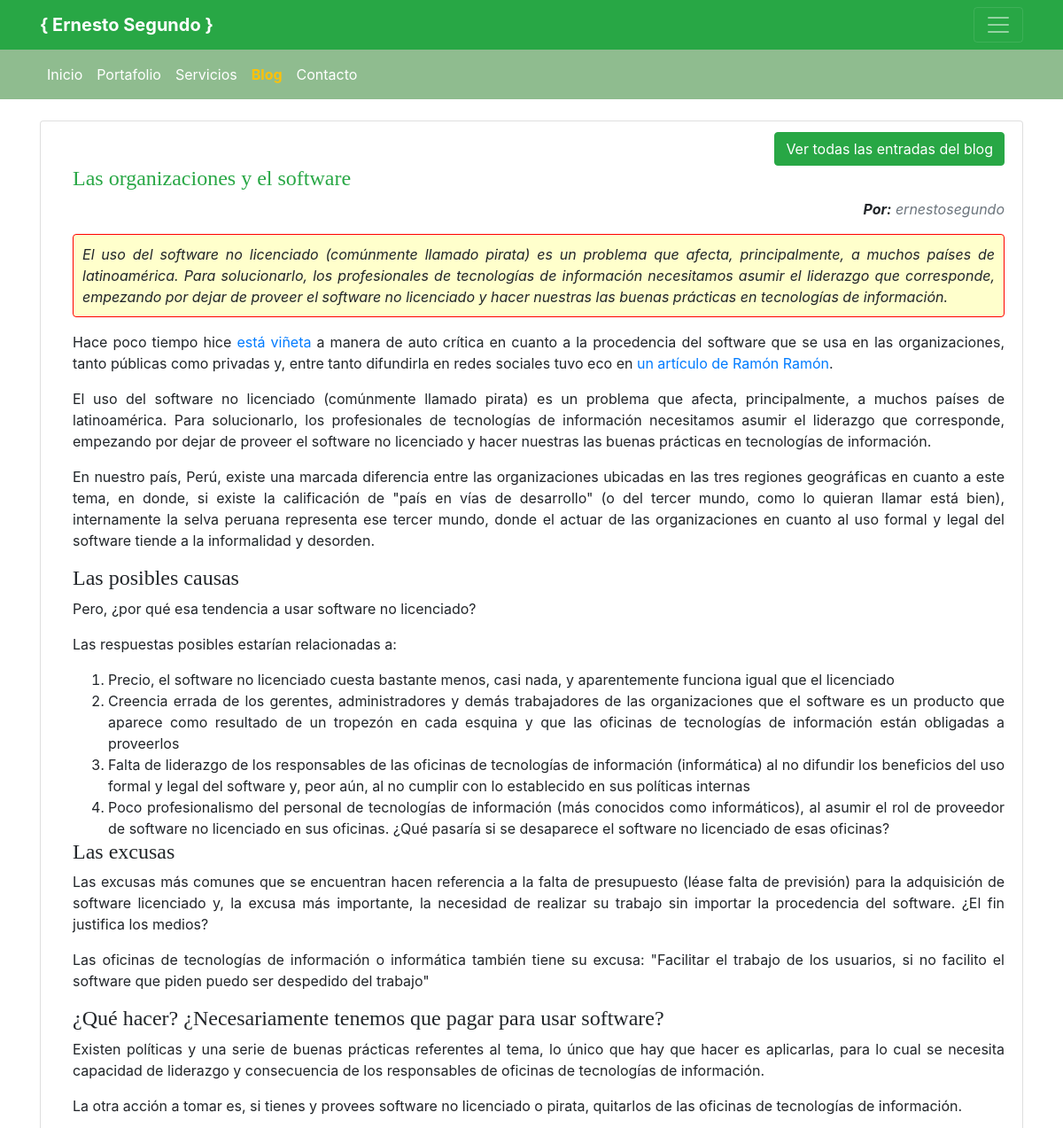
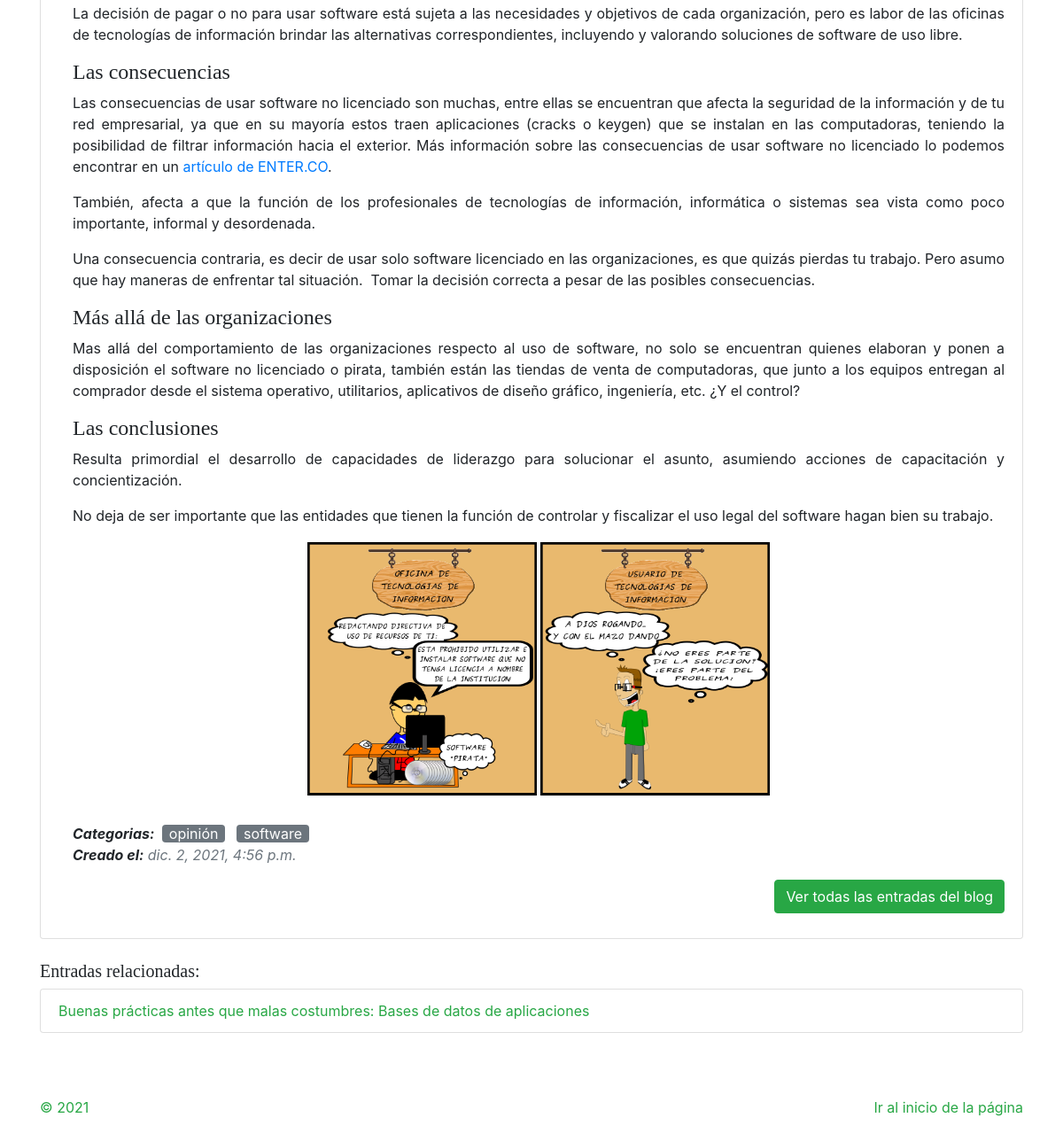
The app's page /blog/2/ with its own data (2 pictures, top to bottom).
### blog/models.py (models this page shows, shortened)
class Post(models.Model):
    titulo = models.CharField(max_length=80)
    resumen = models.CharField(max_length=500)
    imagen = models.ImageField(upload_to='blog', null=True, blank=True)
    autor = models.ForeignKey(User, on_delete=models.CASCADE)
    categorias = models.ManyToManyField(CategoriaPost)
    contenido = HTMLField()
    creado = models.DateTimeField(auto_now_add=True)
    modificado = models.DateTimeField(auto_now_add=True)
    class Meta:
        verbose_name = "Publicación"
        verbose_name_plural = "Publicaciones"

class CategoriaPost(models.Model):
    nombre = models.CharField(max_length=50)
    disponibilidad = models.BooleanField(default=True)
    creado = models.DateTimeField(auto_now_add=True)
    modificado = models.DateTimeField(auto_now_add=True)
    class Meta:
        verbose_name = "Categoría de publicación"
        verbose_name_plural = "Categorías de publicación"

### blog/views.py (the view)
# urls.py: path('<int:blog_id>/', views.blog_id, name="blogid"),
def blog_id(request, blog_id):
    post = Post.objects.get(id=blog_id)
    posts_relacionados = []
    for categoria_post in post.categorias.all():
        posts_relacionados += Post.objects.filter(categorias=categoria_post)
    for el_post in posts_relacionados:
        if el_post.titulo == post.titulo:
            posts_relacionados.remove(el_post)
    return render(request, "blog/blogid.html", {"post": post, "posts_relacionados": posts_relacionados})

### blog/templates/blog/blogid.html (shortened to what this page needs)
{% extends 'presentacion/masterpage.html' %}
{% load static %}
{% block content %}
    <main role="main">
		<section class="container my-4">
			<ul class="list-group">
				<li class="list-group-item">
					<div class="pl-3">
						<div class="pb-3">
							<div class="text-right"><a href="/blog/" class="btn btn-success">Ver todas las entradas del blog</a></div>
							<h4 class="text-success">{{post.titulo}}</h4>
							<p class="text-right font-italic"><span class="font-weight-bold">Por:</span> <span class="text-muted">{{post.autor}}</span></p>
							<p class="summary-text text-justify rounded"><cite>{{post.resumen}}</cite></p>
							<p class="rounded">{{post.contenido|safe}}</p>
							<div class="text-center"><img class="w-50 h-50 mb-4" src="{{post.imagen.url}}" alt="{{post.post_id}}" /></div>
							<p class="font-italic d-inline"><span class="font-weight-bold">Categorias:</span></p>
							{% for categoria in post.categorias.all %}
								<a class="text-lowercase bg-secondary rounded mx-1 px-2 text-white" href="{% url 'categoria_blog' categoria.id %}">{{categoria.nombre}}</a>
							{% endfor %}
							<p class="font-italic"><span class="font-weight-bold">Creado el:</span> <span class="text-muted text-lowercase">{{post.creado}}</span></p>
							<div class="text-right"><a href="/blog/" class="btn btn-success">Ver todas las entradas del blog</a></div>
						</div>
					</div>
				</li>
			</ul>
        </section>
		{% if posts_relacionados %}
		<section class="container my-4">
			<h5>Entradas relacionadas:</h5>
			<ul class="list-group">
					{% for el_post in posts_relacionados %}
						<li class="list-group-item"><a href="{% url 'blogid' el_post.id %}" class="text-success">{{el_post.titulo}}</a></li>
					{% endfor %}
			</ul>
		</section>
		{% endif %}
	</main>
{% endblock content %}

### presentacion/static/css/ernestosegundo.css (style rules this page uses)
:root { --jumbotron-padding-y: 3rem; }
.summary-text { background-color: #FFC; border-style: solid; border-color: red; border-width: 1px; padding: 10px; }

### presentacion/static/css/blog.css (style rules this page uses)
h1, h2, h3, h4, h5, h6 { font-family: "Playfair Display", Georgia, "Times New Roman", serif; }

### records on screen
Post: titulo "Las organizaciones y el software", autor "ernestosegundo", resumen "El uso del software no licenciado (comúnmente llamado pirata) es un problema que afecta, principalmente, a muchos países de latinoamérica. Para solucionarlo, los profesionales de tecnologías de información necesitamos asumir el liderazgo que corresponde, empezando por dejar de proveer el software no licenciado y hacer nuestras las buenas prácticas en tecnologías de información.", contenido "Hace poco tiempo hice está viñeta a manera de auto crítica en cuanto a la procedencia del software que se usa en las organizaciones, tanto públicas como privadas y, entre tanto difundirla en redes sociales tuvo eco en un artículo de Ramón Ramón . El uso del software no licenciado (comúnmente llamado pirata) es un problema que afecta, principalmente, a muchos países de latinoamérica. Para solucionarlo, los profesionales de tecnologías de información necesitamos asumir el liderazgo que corresponde, empezando por dejar de proveer el software no licenciado y hacer nuestras las buenas prácticas en tecnologías de información. En nuestro país, Perú, existe una marcada diferencia entre las…", imagen (picture), creado "dic. 2, 2021, 4:56 p.m."
CategoriaPost: nombre "opinión"
CategoriaPost: nombre "software"
Post: titulo "Buenas prácticas antes que malas costumbres: Bases de datos de aplicaciones"
